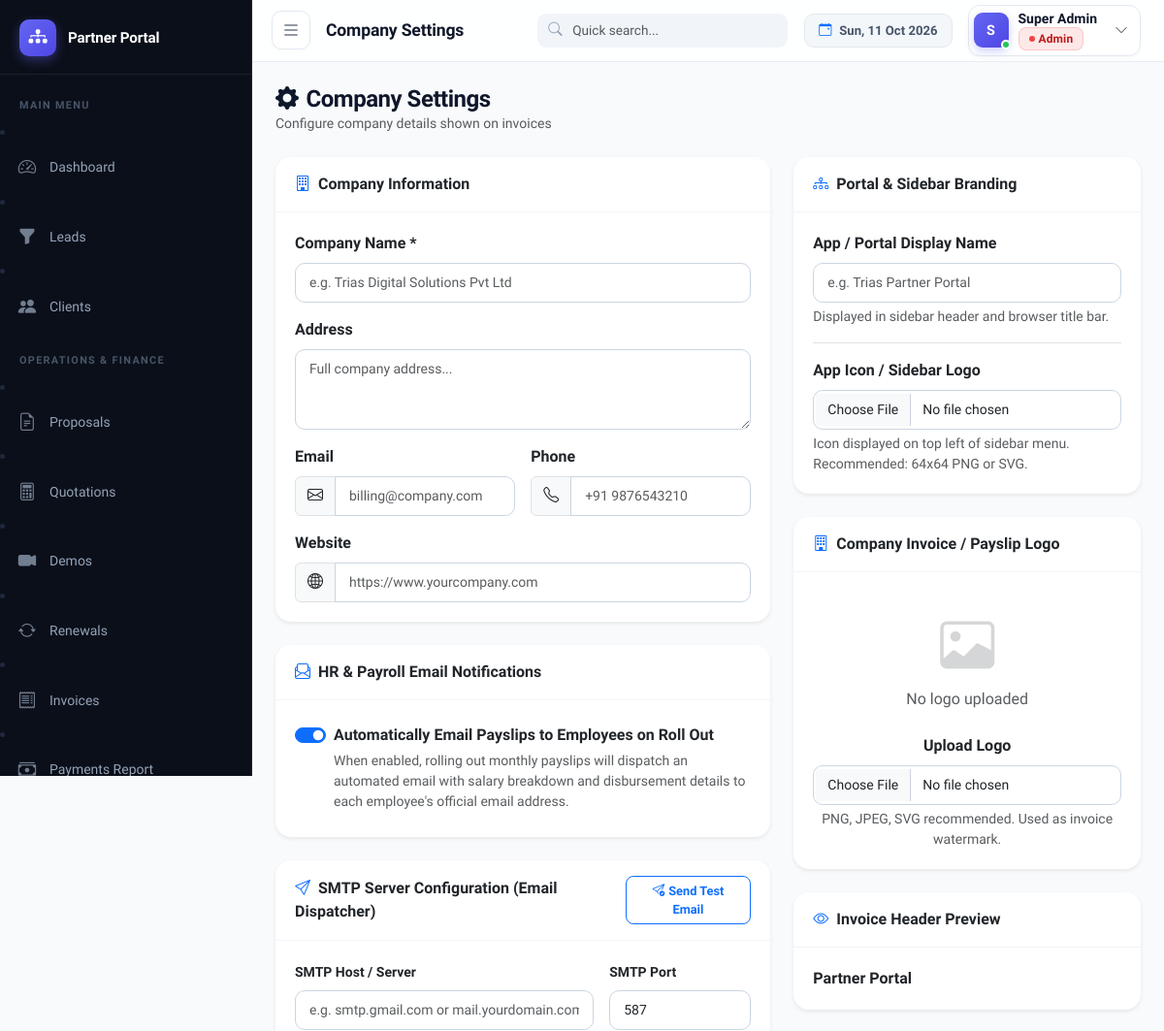
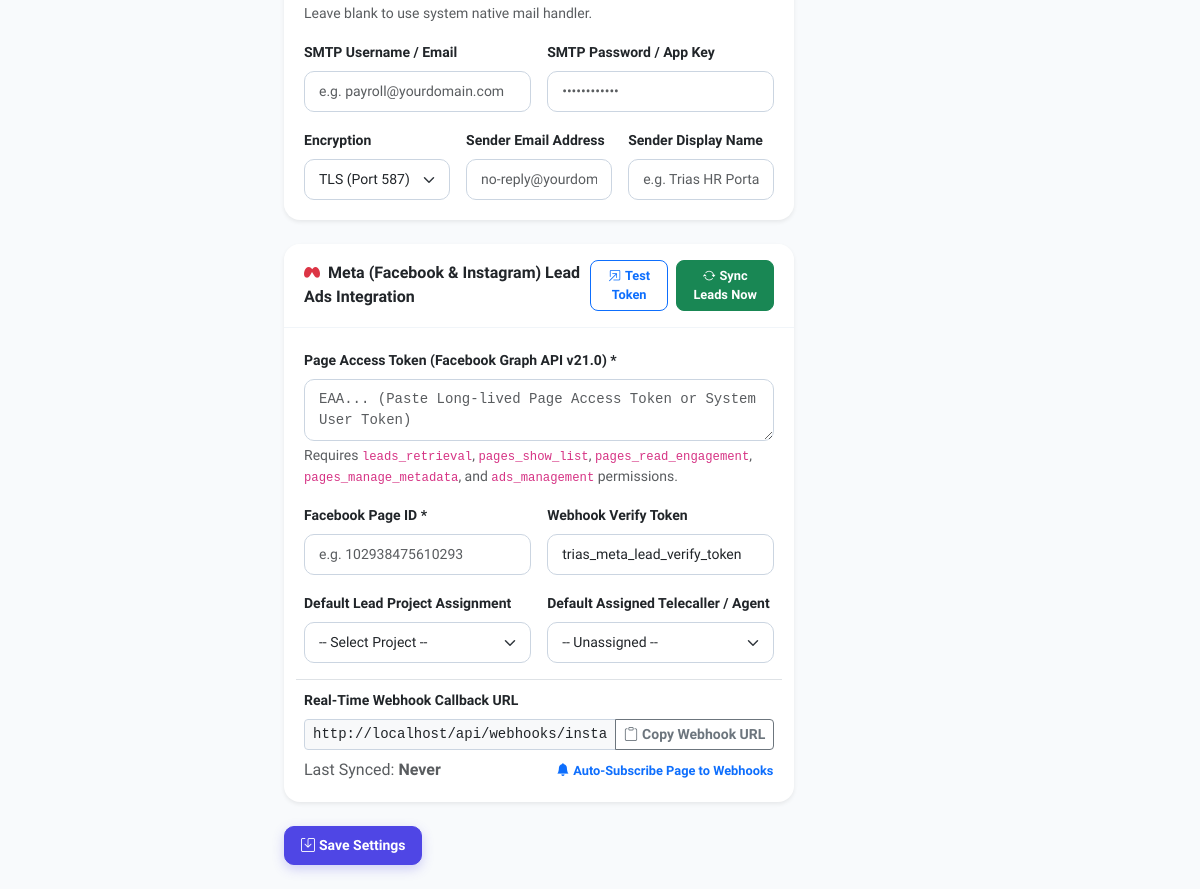
Page /modules/settings/index.php (signed in) on the committed database (2 pictures, top to bottom).
### tables this page shows
CREATE TABLE IF NOT EXISTS users (
    id INT PRIMARY KEY AUTO_INCREMENT,
    name VARCHAR(100) NOT NULL,
    email VARCHAR(100) UNIQUE NOT NULL,
    password VARCHAR(255) NOT NULL,
    role ENUM('admin', 'finance', 'telecall', 'investor', 'csm', 'accounts') DEFAULT 'telecall',
    phone VARCHAR(20),
    status ENUM('active', 'inactive') DEFAULT 'active',
    last_login TIMESTAMP NULL,
    created_at TIMESTAMP DEFAULT CURRENT_TIMESTAMP
);

### includes/header.php (shortened to what the rows shown need)
<?php
$currentUser = currentUser();
?>
<!DOCTYPE html>
<html lang="en">
<head>
<link rel="stylesheet" href="https://cdn.jsdelivr.net/npm/bootstrap@5.3.3/dist/css/bootstrap.min.css">
<link rel="stylesheet" href="https://cdn.jsdelivr.net/npm/bootstrap-icons@1.11.3/font/bootstrap-icons.min.css">
<link rel="stylesheet" href="https://cdn.datatables.net/1.13.8/css/dataTables.bootstrap5.min.css">
<link rel="stylesheet" href="https://cdn.jsdelivr.net/npm/select2@4.1.0-rc.0/dist/css/select2.min.css">
<link rel="stylesheet" href="https://cdn.jsdelivr.net/npm/select2-bootstrap-5-theme@1.3.0/dist/select2-bootstrap-5-theme.min.css">
<link rel="stylesheet" href="<?= BASE_URL ?>/assets/css/style.css">
</head>
<body>
<nav class="top-navbar" id="topNavbar">
  <div class="top-navbar-inner">
    <div class="d-flex align-items-center gap-3">
      <div class="dropdown">
        <button class="top-navbar-user" data-bs-toggle="dropdown">
          <div class="top-navbar-avatar-wrap">
            <div class="top-navbar-avatar"><?= strtoupper(substr($currentUser['name'], 0, 1)) ?></div>
            <span class="top-navbar-avatar-status"></span>
          </div>
          <div class="d-none d-md-block text-start me-1">
            <div class="top-navbar-username"><?= htmlspecialchars($currentUser['name']) ?></div>
            <div class="top-navbar-role"><?= roleLabel($currentUser['role']) ?></div>
          </div>
        </button>
      </div>
    </div>
  </div>
</nav>

### includes/auth.php (shortened to what the rows shown need)
<?php
function currentUser(): array {
    return [
        'id'   => $_SESSION['user_id']   ?? 0,
        'name' => $_SESSION['user_name'] ?? '',
        'role' => $_SESSION['user_role'] ?? '',
        'email'=> $_SESSION['user_email'] ?? '',
    ];
}
function roleLabel(string $role): string {
    return match($role) {
        'admin'    => '<span class="badge badge-soft-danger"><span class="badge-dot" style="background:#ef4444;"></span>Admin</span>',
        'finance'  => '<span class="badge badge-soft-success"><span class="badge-dot" style="background:#22c55e;"></span>Finance</span>',
        'accounts' => '<span class="badge" style="background:rgba(111,66,193,0.12); color:#6f42c1; border:1px solid rgba(111,66,193,0.2);"><span class="badge-dot" style="background:#6f42c1;"></span>Accounts</span>',
        'telecall' => '<span class="badge badge-soft-primary"><span class="badge-dot" style="background:#6366f1;"></span>Telecall</span>',
        'investor' => '<span class="badge badge-soft-warning"><span class="badge-dot" style="background:#f59e0b;"></span>Investor</span>',
        'csm'      => '<span class="badge badge-soft-info"><span class="badge-dot" style="background:#0ea5e9;"></span>CSM</span>',
        default    => '<span class="badge badge-soft-secondary"><span class="badge-dot" style="background:#64748b;"></span>' . htmlspecialchars($role) . '</span>',
    };
}

### rows in the picture
users: name "S", name "Super Admin", role "Admin"

### other values in the picture
$pageTitle "Company Settings"
$sidebarBrandName "Partner Portal"
$section['title'] "MAIN MENU"
$item['label'] "Dashboard"
$item['label'] "Leads"
$item['label'] "Clients"
$section['title'] "OPERATIONS & FINANCE"
$item['label'] "Proposals"
$item['label'] "Quotations"
$item['label'] "Demos"
$item['label'] "Renewals"
$item['label'] "Invoices"
$item['label'] "Payments Report"
$settings['company_name'] "Partner Portal"
